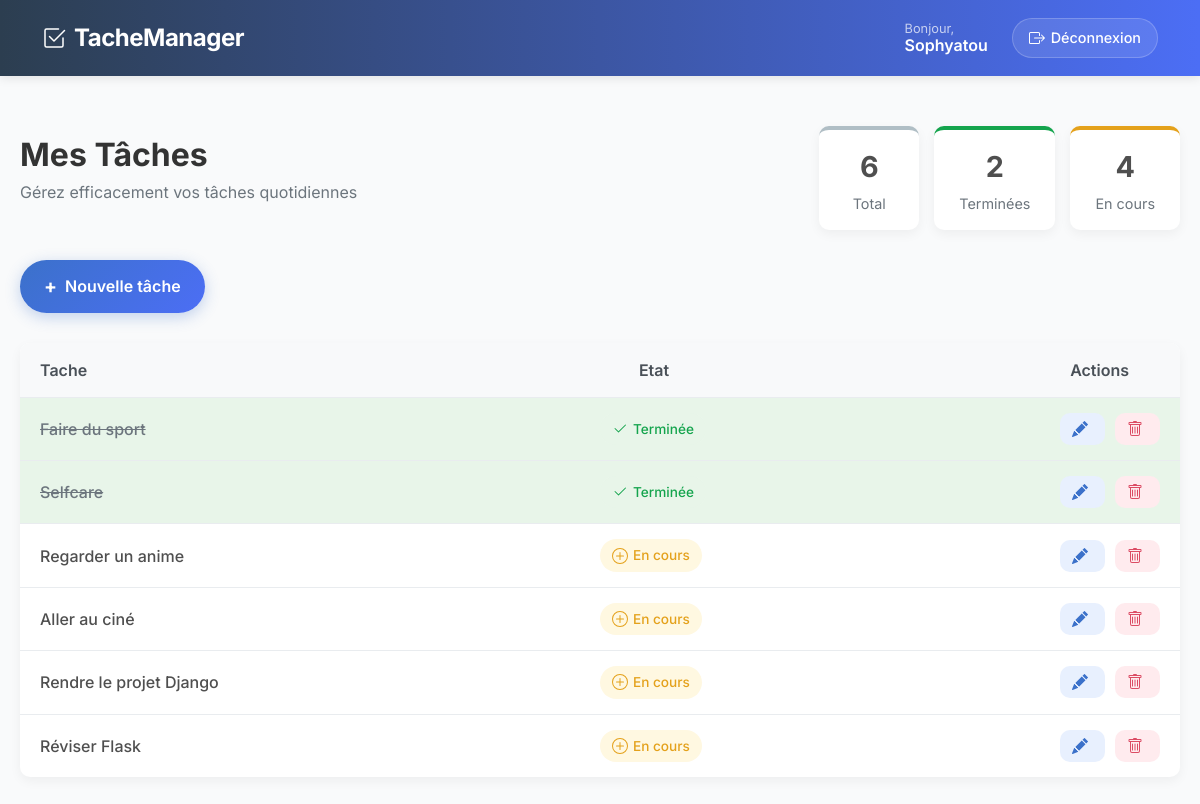
The app's page / (signed in) with its own data.
### taches/models.py (models this page shows, shortened)
class Tache(models.Model):
    title = models.CharField(max_length=200)
    description = models.TextField(blank=True)
    completed = models.BooleanField(default=False)
    created_at = models.DateTimeField(auto_now_add=True)
    user = models.ForeignKey(User, on_delete=models.CASCADE)

### taches/views.py (the view)
# urls.py: path('', TacheListView.as_view(), name='tache_list'),
class TacheListView(LoginRequiredMixin, ListView):
    model = Tache
    template_name = 'taches/tache_list.html'
    def get_queryset(self):
        return Tache.objects.filter(user=self.request.user).order_by('-created_at')
    def get_context_data(self, **kwargs):
        context = super().get_context_data(**kwargs)
        context['completed_count'] = Tache.objects.filter(user=self.request.user, completed=True).count()
        context['pending_count'] = Tache.objects.filter(user=self.request.user, completed=False).count()
        return context

### taches/templates/taches/tache_list.html (shortened to what this page needs)
{% extends 'taches/base.html' %}
{% block content %}
<div class="task-dashboard">
    <div class="dashboard-header">
        <div class="dashboard-title">
            <h2>Mes Tâches</h2>
            <p class="subtitle">Gérez efficacement vos tâches quotidiennes</p>
        </div>
        <div class="dashboard-stats">
            <div class="stat-card">
                <div class="stat-value">{{ object_list|length }}</div>
                <div class="stat-label">Total</div>
            </div>
            <div class="stat-card completed">
                <div class="stat-value">{{ completed_count }}</div>
                <div class="stat-label">Terminées</div>
            </div>
            <div class="stat-card pending">
                <div class="stat-value">{{ pending_count }}</div>
                <div class="stat-label">En cours</div>
            </div>
        </div>
    </div>
    <div class="action-button">
        <a href="{% url 'tache_add' %}" class="btn btn-add-task">
            <span class="btn-icon">+</span>
            <span class="btn-text">Nouvelle tâche</span>
        </a>
    </div>
    <div class="task-list-container">
        {% if object_list %}
        <div class="task-list">
            <div class="task-header">
                <div class="task-header-title">Tache</div>
                <div class="task-header-status">Etat</div>
                <div class="task-header-actions">Actions</div>
            </div>
            {% for tache in object_list %}
            <div class="task-item {% if tache.completed %}task-completed{% else %}task-pending{% endif %}">
                <div class="task-title">
                    {{ tache.title }}
                </div>
                <div class="task-status">
                    {% if tache.completed %}
                    <span class="status-badge completed">
                        <svg xmlns="http://www.w3.org/2000/svg" width="16" height="16" fill="currentColor" viewBox="0 0 16 16">
                            <path d="M13.854 3.646a.5.5 0 0 1 0 .708l-7 7a.5.5 0 0 1-.708 0l-3.5-3.5a.5.5 0 1 1 .708-.708L6.5 10.293l6.646-6.647a.5.5 0 0 1 .708 0z"/>
                        </svg>
                        Terminée
                    </span>
                    {% else %}
                    <span class="status-badge pending">
                        <svg xmlns="http://www.w3.org/2000/svg" width="16" height="16" fill="currentColor" viewBox="0 0 16 16">
                            <path d="M8 15A7 7 0 1 1 8 1a7 7 0 0 1 0 14zm0 1A8 8 0 1 0 8 0a8 8 0 0 0 0 16z"/>
                            <path d="M8 4a.5.5 0 0 1 .5.5v3h3a.5.5 0 0 1 0 1h-3v3a.5.5 0 0 1-1 0v-3h-3a.5.5 0 0 1 0-1h3v-3A.5.5 0 0 1 8 4z"/>
                        </svg>
                        En cours
                    </span>
                    {% endif %}
                </div>
                <div class="task-actions">
                    <a href="{% url 'tache_edit' tache.pk %}" class="btn-action edit">
                    </a>
                    <a href="{% url 'tache_delete' tache.pk %}" class="btn-action delete">
                    </a>
                </div>
            </div>
            {% endfor %}
        </div>
        {% endif %}
    </div>
</div>
{% endblock %}

### taches/templates/taches/base.html (shortened to what this page needs)
<!DOCTYPE html>
<html lang="fr">
<head>
    <link href="https://cdn.jsdelivr.net/npm/bootstrap@5.3.0/dist/css/bootstrap.min.css" rel="stylesheet">
</head>
<body>
    <nav class="navbar navbar-expand-lg navbar-dark">
        <div class="container">
            <a class="navbar-brand" href="{% url 'tache_list' %}">
                TacheManager
            </a>
            {% if not 'login' in request.path and not 'signup' in request.path %}
            {% if user.is_authenticated %}
            <div class="ms-auto d-flex align-items-center">
                <div class="user-welcome me-4">
                    <span class="welcome-text">Bonjour,</span>
                    <span class="username">{{ user.username }}</span>
                </div>
                <a href="{% url 'login' %}" class="btn-logout">
                    Déconnexion
                </a>
            {% endif %}
            {% endif %}
        </div>
    </nav>
    <div class="content-wrapper">
        {% block content %}{% endblock %}
    </div>
</body>
</html>

### taches/templates/taches/tache_list.html (style rules this page uses)
:root { --primary-color: #3b71ca; --primary-light: #e8f0fe; --success-color: #14a44d; --success-light: #e8f5e9; --warning-color: #e4a11b; --warning-light: #fff8e1; --danger-color: #dc4c64; --danger-light: #ffebee; --text-color: #4f4f4f; --border-radius: 10px; --box-shadow: 0 4px 12px rgba(0, 0, 0, 0.05); --transition: all 0.3s ease; }
body { font-family: 'Inter', 'Segoe UI', sans-serif; background-color: #f9fafb; color: var(--text-color); }
.navbar { box-shadow: 0 2px 10px rgba(0, 0, 0, 0.1); background: linear-gradient(to right, #2c3e50, #4c6ef5) !important; padding: 15px 0; }
.navbar-brand { font-weight: 700; font-size: 1.5rem; letter-spacing: -0.5px; }
.task-dashboard { max-width: 1200px; margin: 0 auto; padding: 20px; }
.dashboard-header { display: flex; justify-content: space-between; align-items: center; margin-bottom: 30px; flex-wrap: wrap; }
.dashboard-title h2 { font-size: 2rem; font-weight: 700; margin-bottom: 5px; color: #333; }
.subtitle { color: #6c757d; margin-top: 0; }
.dashboard-stats { display: flex; gap: 15px; }
.stat-card { background-color: white; border-radius: var(--border-radius); padding: 15px 25px; box-shadow: var(--box-shadow); min-width: 100px; text-align: center; transition: var(--transition); border-top: 4px solid #b0bec5; }
.stat-card.completed { border-top-color: var(--success-color); }
.stat-card.pending { border-top-color: var(--warning-color); }
.stat-value { font-size: 1.8rem; font-weight: 700; margin-bottom: 5px; }
.stat-label { color: #6c757d; font-size: 0.9rem; }
.action-button { margin-bottom: 30px; }
.btn-add-task { background: linear-gradient(135deg, var(--primary-color), #4c6ef5); color: white; border: none; padding: 12px 24px; border-radius: 50px; font-weight: 600; display: inline-flex; align-items: center; transition: var(--transition); box-shadow: 0 4px 15px rgba(59, 113, 202, 0.3); text-decoration: none; }
.btn-icon { font-size: 1.2rem; margin-right: 8px; font-weight: bold; }
.task-list-container { background-color: white; border-radius: var(--border-radius); box-shadow: var(--box-shadow); overflow: hidden; }
.task-header { display: grid; grid-template-columns: 2fr 1.44fr 0.3fr; background-color: #f8f9fa; padding: 15px 20px; font-weight: 600; color: #495057; border-bottom: 1px solid #e9ecef; }
.task-item { display: grid; grid-template-columns: 2fr 1fr 1fr; padding: 15px 20px; border-bottom: 1px solid #e9ecef; transition: var(--transition); align-items: center; }
.task-item:last-child { border-bottom: none; }
.task-completed { background-color: var(--success-light); }
.task-title { font-weight: 500; }
.task-completed .task-title { text-decoration: line-through; color: #6c757d; }
.status-badge { display: inline-flex; align-items: center; padding: 6px 12px; border-radius: 50px; font-size: 0.85rem; font-weight: 500; }
.status-badge svg { margin-right: 5px; }
.status-badge.completed { background-color: var(--success-light); color: var(--success-color); }
.status-badge.pending { background-color: var(--warning-light); color: var(--warning-color); }
.task-actions { display: flex; gap: 10px; justify-content: flex-end; }
.btn-action { display: inline-flex; align-items: center; padding: 8px 12px; border-radius: var(--border-radius); font-size: 0.85rem; font-weight: 500; text-decoration: none; transition: var(--transition); }
.btn-action svg { margin-right: 5px; }
.btn-action.edit { background-color: #e8f0fe; color: var(--primary-color); }
.btn-action.delete { background-color: var(--danger-light); color: var(--danger-color); }

### records on screen
Tache: title "Faire du sport", completed True (drawn)
Tache: title "Selfcare", completed True (drawn)
Tache: title "Regarder un anime", completed False (drawn)
Tache: title "Aller au ciné", completed False (drawn)
Tache: title "Rendre le projet Django", completed False (drawn)
Tache: title "Réviser Flask", completed False (drawn)

### other values on screen
{{ user.username }} "Sophyatou"
{{ object_list|length }} "6"
{{ completed_count }} "2"
{{ pending_count }} "4"
